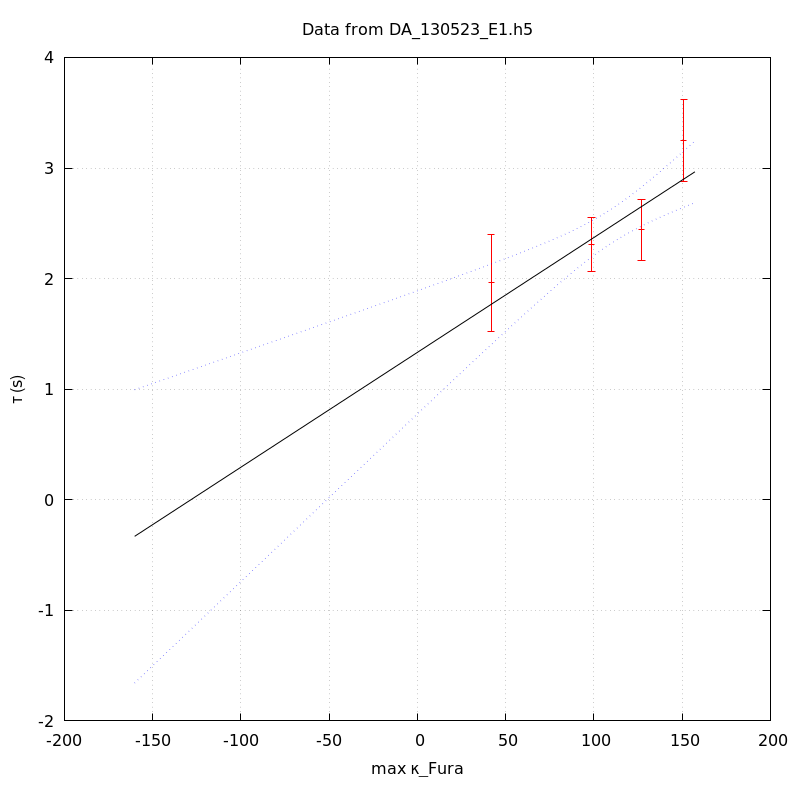

Reproduce this figure in gnuplot.
unset key
set grid
set ylabel 'τ (s)'
set xlabel 'max κ_Fura' noenhanced
set title 'Data from DA_130523_E1.h5' noenhanced
set xrange [-1000<*:*]
plot 'DA_130523_E1_aba_tau_vs_max_kappa' index 0 using 1:2:(1.96*$3) linecolor rgb 'red' with yerrorbars,\
'' index 1 using 1:2 with lines linecolor rgb 'black',\
'' index 1 using 1:3 with lines linecolor rgb 'blue' lt 'dotted',\
'' index 1 using 1:4 with lines linecolor rgb 'blue' lt 'dotted'
